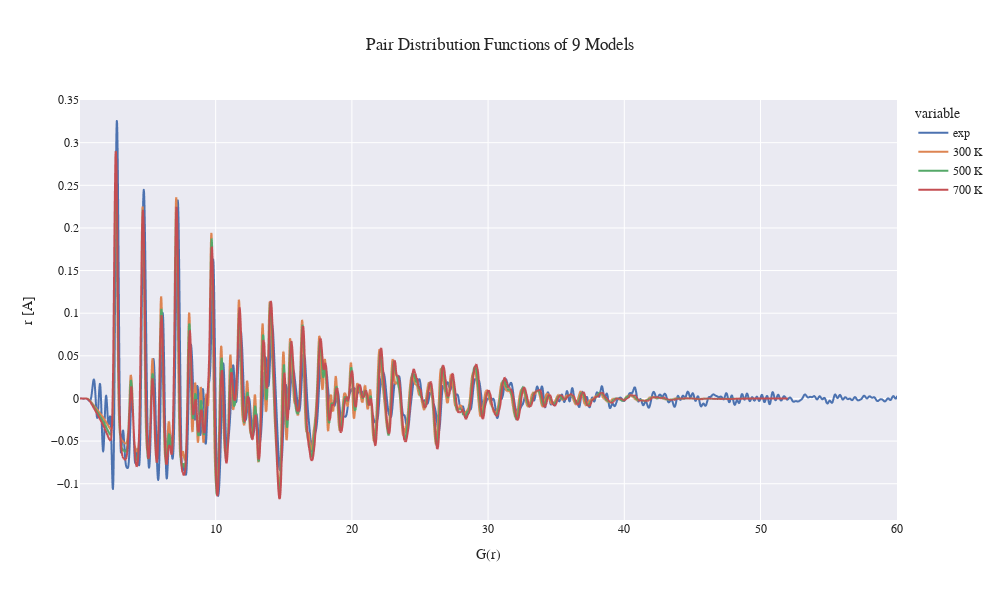

Notebook code for this chart:
### Code cell
import pandas as pd
import numpy as np
import plotly.express as px
M = pd.DataFrame()

temps = [300, 500, 700]

df_exp = pd.read_csv('../../04_26_2024_comparision_variables/Post-PtPdCo-PDF.csv', sep = '\s+', header=None, names=['r','G(r)'])
df_exp = df_exp.replace('--',np.nan).dropna()
rest_df_exp = df_exp["G(r)"].iloc[1::2].astype(float)
rest_df_exp = rest_df_exp.reset_index(drop=True)
rest_df_exp.index += 1
M['exp'] = rest_df_exp

dx = 0.02

#M.index = M0['#r(A)']
M300 = pd.read_csv('p300_d2.txt', sep='\s+')
M500 = pd.read_csv('p500_d2.txt', sep='\s+')
M700 = pd.read_csv('p700_d2.txt', sep='\s+')
M['300 K'] = M300['G(r)']
M['500 K'] = M500['G(r)']
M['700 K'] = M700['G(r)']
M.index = (M.index + 1)*dx

for i in temps:
    a = M[M[f'{i} K']== max(M[f'{i} K'])].index[0]
    b = 0.29 #### Al parecer este es el originario de todo lo que yo estaba haciendo
    c = b/(float(M[f'{i} K'][a]))
    M[f'{i} K'] *= c
    rest = M['exp'] - M[f'{i} K']
    error = np.sum(rest**2)
    error_p = np.sqrt(error)*100/50
    print(f'Para {i} K el error es {error},y el error porcentual es {error_p}')




fig = px.line(M, template='seaborn', title='Pair Distribution Functions of 9 Models',
    width=1000, height=600)
fig.update_layout(
    font_family="serif",
    title_font_family="serif")
fig.update_xaxes(title_text='G(r)')
fig.update_yaxes(title_text='r [A]')
fig.show()

### Figure 1 — Plotly figure (JSON) as saved in the notebook; plotly's stock layout.template omitted (floating-point values rounded to 4 significant figures; data arrays with more than 128 entries replaced by an {"elided": "..."} marker saying what was removed)
{"data": [{"hovertemplate": "variable=exp<br>index=%{x}<br>value=%{y}<extra></extra>", "legendgroup": "exp", "line": {"color": "rgb(76,114,176)", "dash": "solid"}, "marker": {"symbol": "circle"}, "mode": "lines", "name": "exp", "showlegend": true, "type": "scattergl", "x": {"elided": "3000 float values"}, "xaxis": "x", "y": {"elided": "3000 float values"}, "yaxis": "y"}, {"hovertemplate": "variable=300 K<br>index=%{x}<br>value=%{y}<extra></extra>", "legendgroup": "300 K", "line": {"color": "rgb(221,132,82)", "dash": "solid"}, "marker": {"symbol": "circle"}, "mode": "lines", "name": "300 K", "showlegend": true, "type": "scattergl", "x": {"elided": "3000 float values"}, "xaxis": "x", "y": {"elided": "3000 float values"}, "yaxis": "y"}, {"hovertemplate": "variable=500 K<br>index=%{x}<br>value=%{y}<extra></extra>", "legendgroup": "500 K", "line": {"color": "rgb(85,168,104)", "dash": "solid"}, "marker": {"symbol": "circle"}, "mode": "lines", "name": "500 K", "showlegend": true, "type": "scattergl", "x": {"elided": "3000 float values"}, "xaxis": "x", "y": {"elided": "3000 float values"}, "yaxis": "y"}, {"hovertemplate": "variable=700 K<br>index=%{x}<br>value=%{y}<extra></extra>", "legendgroup": "700 K", "line": {"color": "rgb(196,78,82)", "dash": "solid"}, "marker": {"symbol": "circle"}, "mode": "lines", "name": "700 K", "showlegend": true, "type": "scattergl", "x": {"elided": "3000 float values"}, "xaxis": "x", "y": {"elided": "3000 float values"}, "yaxis": "y"}], "layout": {"font": {"family": "serif"}, "height": 600, "legend": {"title": {"text": "variable"}, "tracegroupgap": 0}, "title": {"font": {"family": "serif"}, "text": "Pair Distribution Functions of 9 Models"}, "width": 1000, "xaxis": {"anchor": "y", "domain": [0, 1], "title": {"text": "G(r)"}}, "yaxis": {"anchor": "x", "domain": [0, 1], "title": {"text": "r [A]"}}}}
